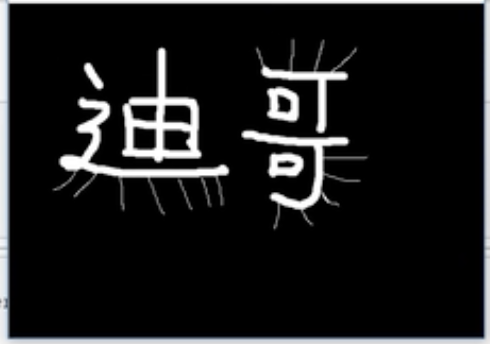
#> input picture opencvLearn/img/qianming.png, 490 x 344 px
$ python '9cv图像形态_礼帽黑帽.py'
#> lines starting #> are read from the running program, lines starting #| are printed output that depends on the picture
# coding: utf-8
# @时间   : 2021/8/27 2:25 下午
# @作者   : 文山
# @邮箱   : wolaizhinidexin@163.com
# @作用   :
# @文件   : 9cv图像形态_礼帽黑帽.py
# 所谓，礼帽 = 原始输入 - 开运算的结果（开腐蚀后膨胀）
#      黑帽 = 闭运算（先膨胀后腐蚀) - 原始输入
import cv2
import numpy as np
from matplotlib import pyplot as plt

image = cv2.imread("./img/qianming.png")
#> image is the input picture: shape (344, 490, 3); mean B, G, R 28.6, 28, 27.7
kernel = np.ones((5, 5))
#礼帽留下毛剌 cv.MORPH_TOPHAT
img = cv2.morphologyEx(image,cv2.MORPH_BLACKHAT,kernel)
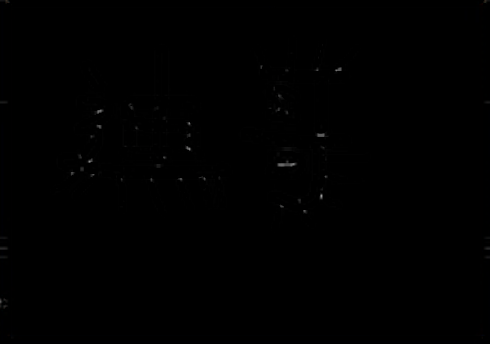
#> img: shape (344, 490, 3); mean B, G, R 0.3, 0.3, 0.3
#黑帽留下轮阔
cv2.imshow("礼帽", img)
cv2.waitKey()
cv2.destroyAllWindows()
